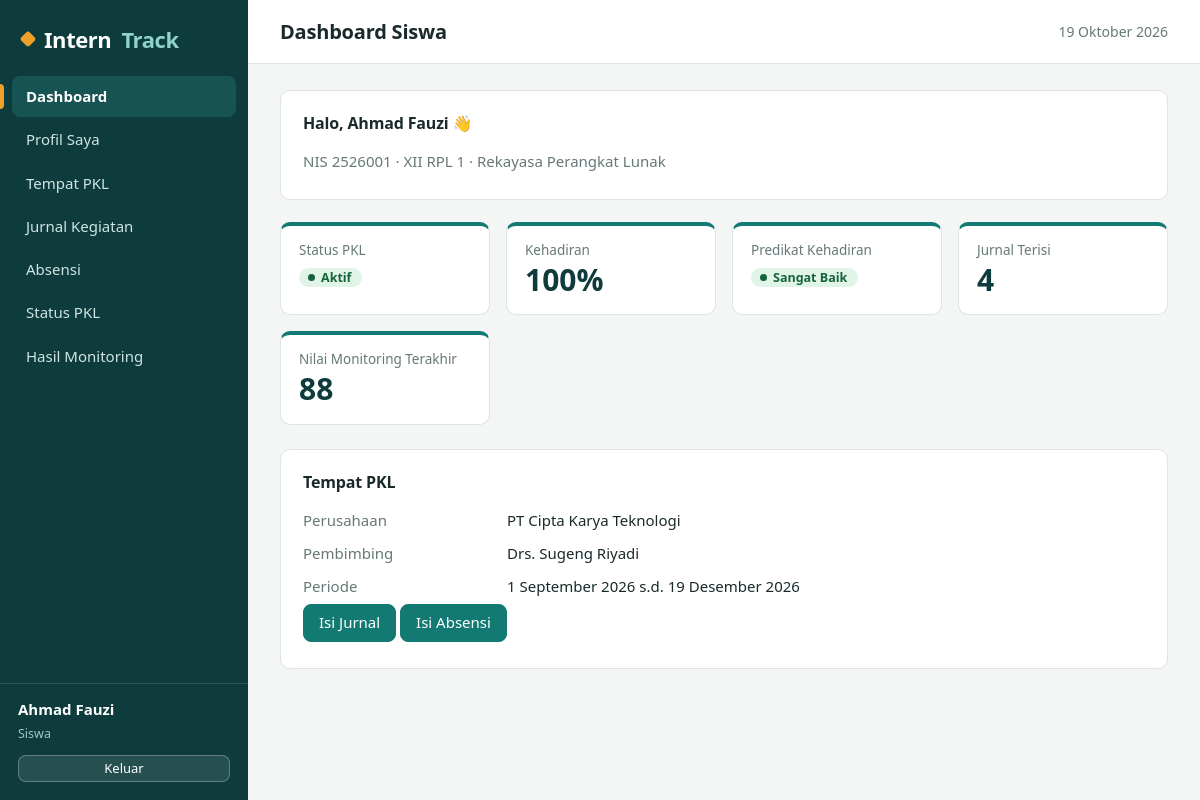
The app's page /siswa/dashboard.php (signed in) with its own data.
### tables this page shows
CREATE TABLE siswa (
  id_siswa INT AUTO_INCREMENT PRIMARY KEY,
  id_user  INT NOT NULL UNIQUE,
  nis      VARCHAR(20)  NOT NULL UNIQUE,
  nama     VARCHAR(100) NOT NULL,
  kelas    VARCHAR(20),
  jurusan  VARCHAR(60),
  no_hp    VARCHAR(20),
  alamat   VARCHAR(255),
  CONSTRAINT fk_siswa_user FOREIGN KEY (id_user) REFERENCES users(id_user) ON DELETE CASCADE
);

CREATE TABLE penempatan (
  id_penempatan INT AUTO_INCREMENT PRIMARY KEY,
  id_siswa      INT NOT NULL UNIQUE,
  id_perusahaan INT NOT NULL,
  id_pembimbing INT NOT NULL,
  tgl_mulai     DATE NOT NULL,
  tgl_selesai   DATE NOT NULL,
  status        ENUM('Belum Mulai','Aktif','Selesai') NOT NULL DEFAULT 'Belum Mulai',
  CONSTRAINT fk_pen_siswa      FOREIGN KEY (id_siswa)      REFERENCES siswa(id_siswa)           ON DELETE CASCADE,
  CONSTRAINT fk_pen_perusahaan FOREIGN KEY (id_perusahaan) REFERENCES perusahaan(id_perusahaan) ON DELETE RESTRICT,
  CONSTRAINT fk_pen_pembimbing FOREIGN KEY (id_pembimbing) REFERENCES pembimbing(id_pembimbing) ON DELETE RESTRICT
);

CREATE TABLE monitoring (
  id_monitoring INT AUTO_INCREMENT PRIMARY KEY,
  id_penempatan INT NOT NULL,
  id_pembimbing INT NULL,
  tanggal       DATE NOT NULL,
  catatan       TEXT NOT NULL,
  nilai         TINYINT UNSIGNED NOT NULL,
  rekomendasi   TEXT,
  CONSTRAINT chk_nilai CHECK (nilai BETWEEN 0 AND 100),
  CONSTRAINT fk_mon_pen FOREIGN KEY (id_penempatan) REFERENCES penempatan(id_penempatan) ON DELETE CASCADE,
  CONSTRAINT fk_mon_pbb FOREIGN KEY (id_pembimbing) REFERENCES pembimbing(id_pembimbing) ON DELETE SET NULL
);

CREATE TABLE perusahaan (
  id_perusahaan   INT AUTO_INCREMENT PRIMARY KEY,
  nama_perusahaan VARCHAR(120) NOT NULL,
  alamat          VARCHAR(255),
  bidang          VARCHAR(100),
  kontak          VARCHAR(30)
);

CREATE TABLE pembimbing (
  id_pembimbing INT AUTO_INCREMENT PRIMARY KEY,
  nip           VARCHAR(25),
  nama          VARCHAR(100) NOT NULL,
  no_hp         VARCHAR(20),
  bidang        VARCHAR(80)
);

### config/database.php (called while the page is built, shortened)
<?php
function db(): PDO
{
    static $pdo = null;
    if ($pdo === null) {
        try {
            $pdo = new PDO(
                'mysql:host=' . DB_HOST . ';dbname=' . DB_NAME . ';charset=utf8mb4',
                DB_USER,
                DB_PASS,
                [
                    PDO::ATTR_ERRMODE            => PDO::ERRMODE_EXCEPTION,
                    PDO::ATTR_DEFAULT_FETCH_MODE => PDO::FETCH_ASSOC,
                ]
            );
        } catch (PDOException $ex) {
            http_response_code(500);
            exit('Koneksi database gagal. Pastikan database "interntrack" sudah diimpor dan config/database.php benar.');
        }
    }
    return $pdo;
}

### siswa/dashboard.php (the view, shortened to what this page needs)
<?php
require_once __DIR__ . '/../config/app.php';
$pdo = db();
$s = siswa_login();
$p = penempatan_saya();
$judul = 'Dashboard Siswa';
include __DIR__ . '/../includes/header.php';
?>
<div class="card"><h3>Halo, <?= e($s['nama'] ?? user()['nama']) ?> 👋</h3>
    <p class="muted-t">NIS <?= e($s['nis'] ?? '-') ?> &middot; <?= e($s['kelas'] ?? '') ?> &middot; <?= e($s['jurusan'] ?? '') ?></p></div>
<?php
$rk = rekap_kehadiran_semua('p.id_penempatan = ?', [$p['id_penempatan']])[0];
$x = $pdo->prepare('SELECT COUNT(*) FROM jurnal WHERE id_penempatan = ?'); $x->execute([$p['id_penempatan']]); $jj = (int)$x->fetchColumn();
$x = $pdo->prepare('SELECT nilai FROM monitoring WHERE id_penempatan = ? ORDER BY tanggal DESC, id_monitoring DESC LIMIT 1'); $x->execute([$p['id_penempatan']]); $nl = $x->fetchColumn();
?>
<div class="grid">
    <div class="stat"><small>Status PKL</small><b style="font-size:20px"><?= badge($p['status']) ?></b></div>
    <div class="stat"><small>Kehadiran</small><b><?= $rk['pct'] ?>%</b></div>
    <div class="stat"><small>Predikat Kehadiran</small><b style="font-size:20px"><?= badge($rk['kategori']) ?></b></div>
    <div class="stat"><small>Jurnal Terisi</small><b><?= $jj ?></b></div>
    <div class="stat"><small>Nilai Monitoring Terakhir</small><b><?= $nl !== false ? (int)$nl : '-' ?></b></div>
</div>
<div class="card"><h3>Tempat PKL</h3>
    <dl class="det"><dt>Perusahaan</dt><dd><?= e($p['nama_perusahaan']) ?></dd><dt>Pembimbing</dt><dd><?= e($p['pembimbing']) ?></dd>
    <dt>Periode</dt><dd><?= tgl_id($p['tgl_mulai']) ?> s.d. <?= tgl_id($p['tgl_selesai']) ?></dd></dl>
    <p><a class="btn btn-primary" href="<?= url('siswa/jurnal.php') ?>">Isi Jurnal</a> <a class="btn btn-primary" href="<?= url('siswa/absensi.php') ?>">Isi Absensi</a></p></div>
<?php include __DIR__ . '/../includes/footer.php'; ?>

### includes/header.php (shortened to what this page needs)
<?php
$u    = user();
$role = $u['role'] ?? '';
if ($role === 'admin') {
    $menu = [
        ['Dashboard', 'admin/dashboard.php'],
        ['Data Siswa', 'admin/siswa.php'],
        ['Data Perusahaan', 'admin/perusahaan.php'],
        ['Data Pembimbing', 'admin/pembimbing.php'],
        ['Penempatan PKL', 'admin/penempatan.php'],
        ['Aktivitas Siswa', 'admin/jurnal.php'],
        ['Kehadiran', 'admin/absensi.php'],
        ['Monitoring', 'admin/monitoring.php'],
        ['Laporan'],
        ['Laporan Data Siswa', 'laporan/siswa.php'],
        ['Laporan Kehadiran', 'laporan/kehadiran.php'],
        ['Laporan Monitoring', 'laporan/monitoring.php'],
    ];
} else {
    $menu = [
        ['Dashboard', 'siswa/dashboard.php'],
        ['Profil Saya', 'siswa/profil.php'],
        ['Tempat PKL', 'siswa/tempat_pkl.php'],
        ['Jurnal Kegiatan', 'siswa/jurnal.php'],
        ['Absensi', 'siswa/absensi.php'],
        ['Status PKL', 'siswa/status.php'],
        ['Hasil Monitoring', 'siswa/monitoring.php'],
    ];
}
$self = str_replace('\\', '/', $_SERVER['SCRIPT_NAME']);
?><!DOCTYPE html>
<html lang="id">
<head>
<link rel="stylesheet" href="<?= url('assets/css/style.css') ?>">
</head>
<body>
<aside class="side">
    <div class="brand">Intern<span>Track</span></div>
    <nav>
    <?php foreach ($menu as $m): ?>
        <?php if (count($m) === 1): ?>
            <div class="nav-h"><?= e($m[0]) ?></div>
        <?php else: $on = substr($self, -strlen('/' . $m[1])) === '/' . $m[1]; ?>
            <a class="<?= $on ? 'on' : '' ?>" href="<?= url($m[1]) ?>"><?= e($m[0]) ?></a>
        <?php endif; ?>
    <?php endforeach; ?>
    </nav>
    <div class="side-foot">
        <b><?= e($u['nama'] ?? '') ?></b>
        <small><?= $role === 'admin' ? 'Admin / Pembimbing' : 'Siswa' ?></small>
        <a class="btn btn-sm btn-light" href="<?= url('auth/logout.php') ?>">Keluar</a>
    </div>
</aside>
<main>
    <header class="top"><h1><?= e($judul ?? '') ?></h1><span class="tgl"><?= tgl_id(date('Y-m-d')) ?></span></header>
    <section class="content">

### config/app.php (shortened to what this page needs)
<?php
require_once __DIR__ . '/database.php';
function e($v): string { return htmlspecialchars((string)$v, ENT_QUOTES, 'UTF-8'); }
function url(string $p = ''): string { return BASE_URL . '/' . ltrim($p, '/'); }
function user() { return $_SESSION['user'] ?? null; }
function siswa_login()
{
    $st = db()->prepare('SELECT * FROM siswa WHERE id_user = ?');
    $st->execute([user()['id_user']]);
    return $st->fetch() ?: null;
}
function penempatan_saya()
{
    $s = siswa_login();
    $st = db()->prepare(
        'SELECT p.*, pr.nama_perusahaan, pr.alamat AS alamat_perusahaan, pr.bidang, pr.kontak,
                pb.nama AS pembimbing, pb.nip, pb.no_hp AS hp_pembimbing
         FROM penempatan p
         JOIN perusahaan pr ON pr.id_perusahaan = p.id_perusahaan
         JOIN pembimbing pb ON pb.id_pembimbing = p.id_pembimbing
         WHERE p.id_siswa = ?'
    );
    $st->execute([$s['id_siswa']]);
    return $st->fetch() ?: null;
}
function kategori_kehadiran(float $pct, int $total = 1): string
{
    if ($pct >= 90) { return 'Sangat Baik'; }
    return 'Perlu Pembinaan';
}
function rekap_kehadiran_semua(string $where = '1=1', array $params = []): array
{
    $sql = "SELECT p.id_penempatan, s.id_siswa, s.nis, s.nama, s.kelas, s.jurusan,
                   pr.nama_perusahaan, pb.nama AS pembimbing, p.status,
                   COUNT(a.id_absensi) AS total,
                   COALESCE(SUM(a.status = 'Hadir'), 0) AS hadir,
                   COALESCE(SUM(a.status = 'Izin'), 0)  AS izin,
                   COALESCE(SUM(a.status = 'Sakit'), 0) AS sakit,
                   COALESCE(SUM(a.status = 'Alpa'), 0)  AS alpa
            FROM penempatan p
            JOIN siswa s       ON s.id_siswa = p.id_siswa
            JOIN perusahaan pr ON pr.id_perusahaan = p.id_perusahaan
            JOIN pembimbing pb ON pb.id_pembimbing = p.id_pembimbing
            LEFT JOIN absensi a ON a.id_penempatan = p.id_penempatan
            WHERE $where
            GROUP BY p.id_penempatan, s.id_siswa, s.nis, s.nama, s.kelas, s.jurusan,
                     pr.nama_perusahaan, pb.nama, p.status
            ORDER BY s.nama";
    $st = db()->prepare($sql);
    $st->execute($params);
    $rows = $st->fetchAll();
    foreach ($rows as &$r) {
        $r['pct'] = $r['total'] > 0 ? round($r['hadir'] / $r['total'] * 100, 1) : 0;
    }
    return $rows;
}
function tgl_id(?string $d): string
{
    $bln = ['', 'Januari', 'Februari', 'Maret', 'April', 'Mei', 'Juni', 'Juli', 'Agustus', 'September', 'Oktober', 'November', 'Desember'];
    $t = strtotime($d);
    return date('j', $t) . ' ' . $bln[(int)date('n', $t)] . ' ' . date('Y', $t);
}
function badge(string $teks): string
{
    $map = [
        'Sangat Baik' => 'ok', 'Baik' => 'info', 'Perlu Perhatian' => 'warn', 'Perlu Pembinaan' => 'bad',
        'Aktif' => 'ok', 'Selesai' => 'info', 'Belum Mulai' => 'muted', 'Belum Ada Data' => 'muted',
        'Hadir' => 'ok', 'Izin' => 'info', 'Sakit' => 'warn', 'Alpa' => 'bad',
    ];
    return '<span class="badge b-' . ($map[$teks] ?? 'muted') . '">' . e($teks) . '</span>';
}

### assets/css/style.css (style rules this page uses)
:root { --ink:#0E3B3C; --ink-2:#175352; --teal:#127A72; --teal-d:#0C5D57; --teal-l:#E3F1EE; --amber:#EFA02B; --amber-l:#FDF1DC; --bg:#F3F6F5; --card:#fff; --line:#DDE5E3; --tx:#1A2A2A; --mut:#667877; --ok:#14633A; --ok-l:#E1F4E8; --info:#1D5A87; --info-l:#E0EEF8; --warn:#8A5A00; --warn-l:#FDF0D5; --bad:#9C2B1F; --bad-l:#FBE4E1; --muted-l:#ECEFEE; --r:10px; --font:"Segoe UI Variable Text","Segoe UI",system-ui,-apple-system,"Helvetica Neue",Arial,sans-serif; }
* { box-sizing:border-box }
html { -webkit-text-size-adjust:100% }
body { margin:0;font:15px/1.55 var(--font);color:var(--tx);background:var(--bg);display:flex;min-height:100vh }
h1,h2,h3 { letter-spacing:-.01em }
a { color:var(--teal-d) }
.side { width:248px;background:var(--ink);color:#fff;display:flex;flex-direction:column;position:sticky;top:0;height:100vh;flex-shrink:0 }
.brand { font-size:22px;font-weight:700;padding:22px 22px 16px;letter-spacing:-.02em;display:flex;align-items:center;gap:10px }
.brand::before { content:"";width:12px;height:12px;border-radius:3px;background:var(--amber);transform:rotate(45deg);flex-shrink:0 }
.brand span { color:#8fd3c9 }
.side nav { flex:1;overflow:auto;padding:4px 12px }
.side nav a { display:block;color:#cfe5e2;text-decoration:none;padding:9px 14px;border-radius:8px;margin-bottom:2px;position:relative;transition:background .15s,color .15s }
.side nav a.on { background:var(--ink-2);color:#fff;font-weight:600 }
.side nav a.on::before { content:"";position:absolute;left:-12px;top:8px;bottom:8px;width:4px;border-radius:0 4px 4px 0;background:var(--amber) }
.side-foot { padding:14px 18px 18px;border-top:1px solid rgba(255,255,255,.12);display:flex;flex-direction:column;gap:2px }
.side-foot b { font-weight:600 }
.side-foot small { color:#9fc7c1;margin-bottom:10px }
main { flex:1;min-width:0 }
.top { background:#fff;border-bottom:1px solid var(--line);padding:16px 32px;display:flex;align-items:center;justify-content:space-between;gap:16px;position:sticky;top:0;z-index:5 }
.top h1 { margin:0;font-size:20px;font-weight:650 }
.top .tgl { color:var(--mut);font-size:14px }
.content { padding:26px 32px 40px;max-width:1280px }
.card { background:var(--card);border:1px solid var(--line);border-radius:var(--r);padding:20px 22px;margin-bottom:22px }
.card h3 { margin:0 0 14px;font-size:16px;font-weight:650 }
.card p { margin:.4em 0 }
.grid { display:grid;grid-template-columns:repeat(auto-fit,minmax(180px,1fr));gap:16px;margin-bottom:24px }
.stat { background:var(--card);border:1px solid var(--line);border-top:4px solid var(--teal);border-radius:var(--r);padding:14px 18px 16px }
.stat small { color:var(--mut);display:block;font-size:13.5px }
.stat b { font-size:30px;line-height:1.25;color:var(--ink);font-variant-numeric:tabular-nums;font-weight:700 }
.btn { display:inline-flex;align-items:center;justify-content:center;gap:6px;border:1px solid #c9d6d3;background:#fff;color:var(--tx);padding:8px 15px;border-radius:8px;cursor:pointer;font:inherit;font-weight:500;text-decoration:none;line-height:1.3;transition:background .15s,border-color .15s }
.btn-primary { background:var(--teal);border-color:var(--teal);color:#fff }
.btn-light { background:rgba(255,255,255,.1);border-color:rgba(255,255,255,.28);color:#fff }
.btn-sm { padding:4px 11px;font-size:13px }
.badge { display:inline-flex;align-items:center;gap:6px;padding:2px 11px 2px 9px;border-radius:99px;font-size:12.5px;font-weight:600;white-space:nowrap }
.badge::before { content:"";width:7px;height:7px;border-radius:50%;background:currentColor }
.b-ok { background:var(--ok-l);color:var(--ok) }
dl.det { display:grid;grid-template-columns:190px 1fr;gap:10px 14px;margin:0 }
dl.det dt { color:var(--mut) }
dl.det dd { margin:0;font-weight:500 }
.muted-t { color:var(--mut) }

### records on screen
siswa: nama "Ahmad Fauzi", nis "2526001", kelas "XII RPL 1", jurusan "Rekayasa Perangkat Lunak"
penempatan: status "Aktif", id_perusahaan.nama_perusahaan "PT Cipta Karya Teknologi", id_pembimbing.nama "Drs. Sugeng Riyadi", tgl_mulai "1 September 2026", tgl_selesai "19 Desember 2026"
monitoring: nilai "88"

### other values on screen
$m[0] "Dashboard"
$m[0] "Profil Saya"
$m[0] "Tempat PKL"
$m[0] "Jurnal Kegiatan"
$m[0] "Absensi"
$m[0] "Status PKL"
$m[0] "Hasil Monitoring"
$judul "Dashboard Siswa"
$rk['pct'] "100"
$teks "Sangat Baik"
$jj "4"
